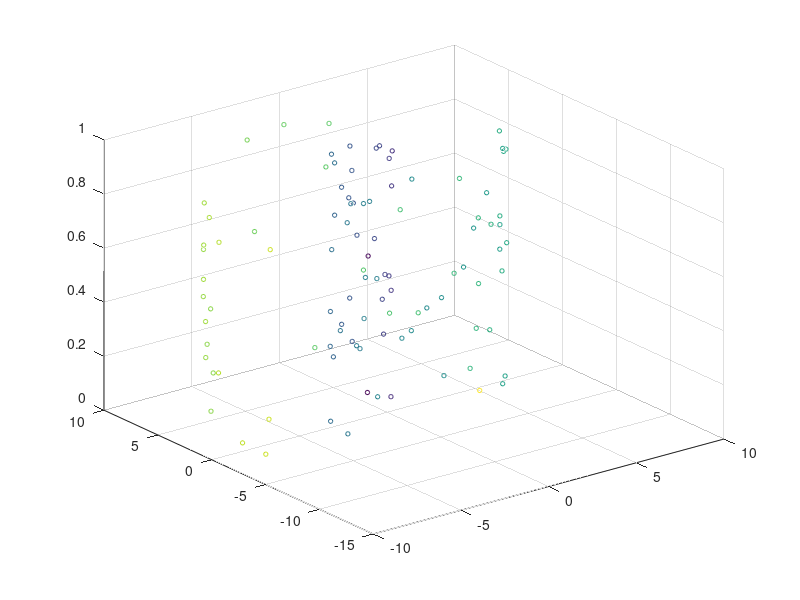
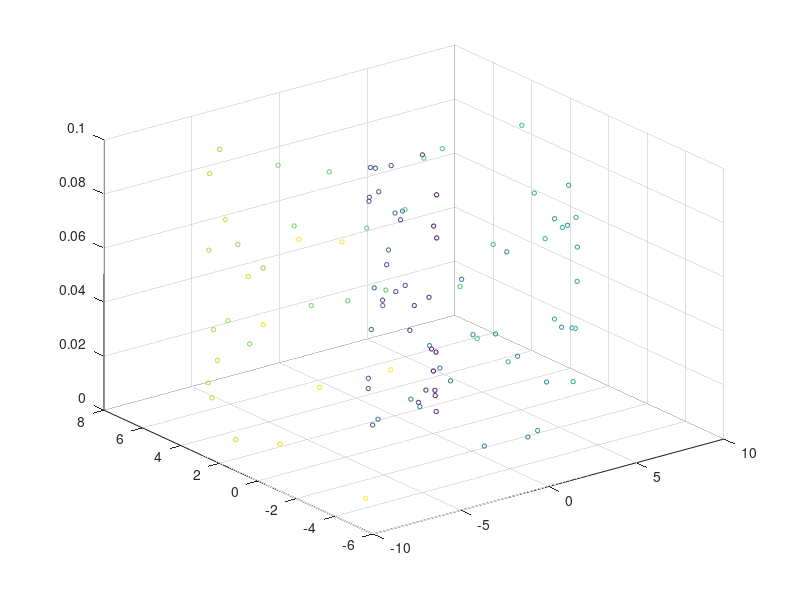

Reproduce these figures in MATLAB, in order. (Note: this script raises an error after producing the figures.)
%Demo_scigplvm
clear


addpath(genpath('./L-BFGS-B-C'))
addpath(genpath('./lightspeed'))
addpath(genpath('./minFunc_2012'))
addpath(genpath('./util'))
addpath(genpath('./ISOMAPS'))

%% data generate
nTr = 100;
nTe = 100;

zTr = rand(nTr,1)*10;
zTe = linspace(0.01,10,nTe)';

zTr = zTr + randn(nTr,1)*1;
zTe = zTe;

yTr = [cos(zTr).*zTr, sin(zTr).*zTr, rand(nTr,1)*0.1];   %swiss roll 
figure(3)
scatter3(cos(zTr).*zTr, sin(zTr).*zTr, rand(nTr,1),10,zTr);

figure(5)
yTe = [cos(zTe).*zTe, sin(zTe).*zTe, rand(nTe,1)*0.1];   %swiss roll 
scatter3(yTe(:,1),yTe(:,2),yTe(:,3),10,zTe);

%% train model
Y{1} = yTr + randn(size(yTr))*0.1;      %add N noise
Y{2} = zTr +  randn(size(zTr))*0.1;
rank = 3;   %dimension for the latent space

% model1 = train_cigplvm(yTr,2,'ard');
% model1 = train_scigplvm_dpp_v2(Y,3,'ard');
model1 = train_scigplvm_v2(Y, 3,'ard');

%% predict new y given a location in the latent space: zstar
zstar = rand(5,rank);  %generate random sample in the latent space
model2 = sgplvm_pred(model1,zstar);
model2.yNew{1}          %predictions for y{1} space.

%% inference across spaces
model2 = scigplvm_fix_infere_v1(model1,1,yTe);      
model4 = scigplvm_infere_v3(model1,1,yTe);   

% model3 = train_scigplvm_dpp_infere_v4(model1,1,yTe);
% model2 = sgplvm_invGp_v1(model1,1,yTe);
% model3 = train_scigplvm_dpp_infere_v4(model1,1,yTe);  %for dpp model

%%
figure(1)
plot(zTe,model2.y_star{1},'r-')
hold on 
% plot(zTe,model3.y_star{1},'b-')
plot(zTe,model4.y_star{1},'b-')
plot(zTe,model4.y_star_invGP{1},'c-')

figure(2)
plot(zTe,yTe,'k-.')
plot(zTr,yTr,'k+')
hold off

figure(2)
% plot(model2.y_star{2},'r-')
% hold on 
% plot(model3.y_star{2},'b-')
% plot(model4.y_star{2},'g-')
% plot(xTe,'k-')
% plot(zTr,'k+')
% hold off

plot(zTe,model2.y_star{2},'r-')
hold on 
% plot(zTe,model3.y_star{2},'b-')
plot(zTe,model4.y_star{2},'b-')
plot(zTe,model4.y_star_invGP{2},'c-')
plot(zTe,zTe,'k-.')
plot(zTr,zTr,'k+')
hold off